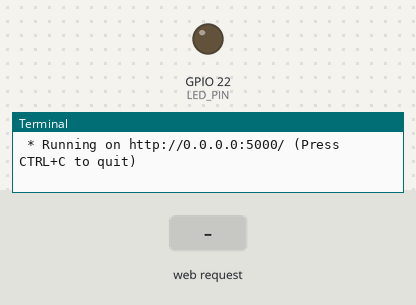
The program below on a simulated Raspberry Pi (BCM pin numbers). On the bench: output pins drawn as LEDs (lit = HIGH), the last lines printed to the terminal. The inputs (shaded band) are chosen by the test bench. The clock reads 2024-03-15 10:24:30 at power-on unless the program sets it.

Above: at 1.2 s.
1.3 s: HTTP request for /led/on received
At 1.9 s:
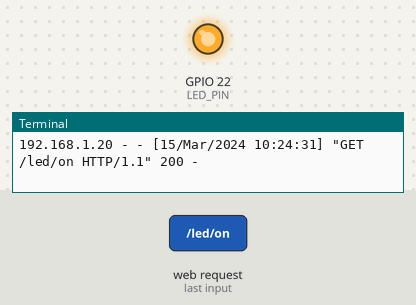
4.3 s: HTTP request for /led/off received
At 5.4 s:
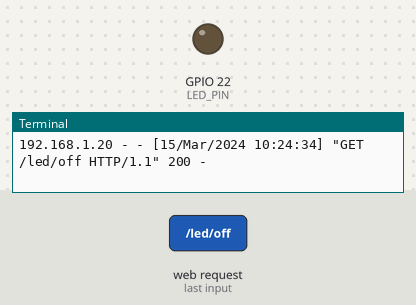
Timing chart, 0 to 7.3 s (numbered marks = the images above; inputs shaded):
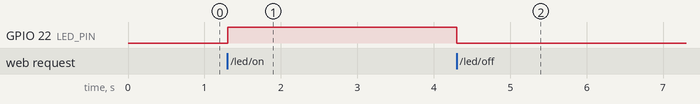

Measured:
- after the input at 1.3 s, GPIO 22 (LED_PIN): LOW → HIGH at once
- after the input at 4.3 s, GPIO 22 (LED_PIN): HIGH → LOW at once

The program:

flask_led2.py
```python
from flask import Flask, render_template
import RPi.GPIO as GPIO

LED_PIN = 22
GPIO.setmode(GPIO.BCM) # GPIO.BCM or GPIO.BOARD
GPIO.setup(LED_PIN, GPIO.OUT)

app = Flask(__name__)

@app.route("/")
def home():
  return render_template("led2.html")

@app.route("/led/<op>")
def led_op(op):
  if op == "on":
    GPIO.output(LED_PIN, 1)
    return "LED ON"

  elif op == "off":
    GPIO.output(LED_PIN, 0)
    return "LED OFF"

  else:
    return "ERROR"

#터미널에서 직접 실행시킨 경우
if __name__ == "__main__":
  try:
    app.run(host="0.0.0.0")
  finally:
    GPIO.cleanup()
```
